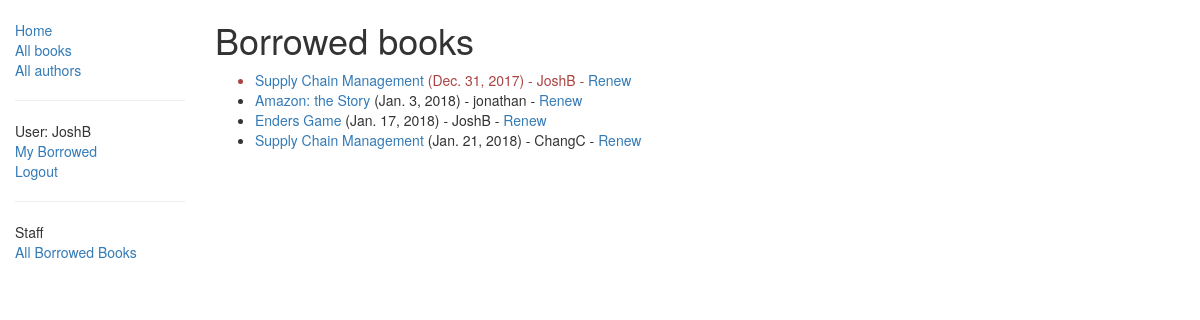
Page /catalog/borrowed/ (signed in) on the committed database.
### catalog/models.py (models this page shows, shortened)
class BookInstance(models.Model):
    id = models.UUIDField(primary_key=True, default=uuid.uuid4, help_text="Unique ID for this particular book")
    book = models.ForeignKey('Book', on_delete=models.SET_NULL, null=True)
    imprint = models.CharField(max_length=200)
    due_back = models.DateField(null=True, blank=True)
    borrower = models.ForeignKey(User, on_delete=models.SET_NULL, null=True, blank=True)
    @property
    def is_overdue(self):
        if self.due_back and date.today() > self.due_back:
            return True
        return False
    LOAN_STATUS = (
        ('m', 'Maintenance'),
        ('o', 'On Loan'),
        ('a', 'Available'),
        ('r', 'Reversed'),
    )
    status = models.CharField(max_length=1, choices=LOAN_STATUS, blank=True, default='m', help_text='Book Availability')
    class Meta:
        ordering = ["due_back"]
        permissions = (("can_mark_returned", "Set book as returned"),)

class Book(models.Model):
    title = models.CharField(max_length=200)
    author = models.ForeignKey('Author', on_delete=models.SET_NULL, null=True)
    summary = models.TextField(max_length=1000, help_text="Enter a brief description of the book")
    isbn = models.CharField('ISBN', max_length=13, help_text='13 Character <a href="https://isbn-international.org/content/what-isbn">ISBN number</a>')
    genre = models.ManyToManyField(Genre, help_text="Select a genre for this book")
    def display_genre(self):
        """
        Creates a string for the Genre
        """
        return ', '.join([ genre.name for genre in self.genre.all()[:3] ])
    display_genre.short_description = 'Genre'

### catalog/views.py (the view)
# urls.py: path(r'borrowed/', views.BorrowedBooksListView.as_view(), name='borrowed-books'),
class BorrowedBooksListView(PermissionRequiredMixin, generic.ListView):
    permission_required = 'catalog.can_mark_returned'
    model = BookInstance
    template_name = 'catalog/bookinstance_list_borrowed_all.html'
    paginate_by = 10
    def get_queryset(self):
        return BookInstance.objects.filter(status__exact='o').order_by('due_back')

### catalog/templates/catalog/bookinstance_list_borrowed_all.html
{% extends "base_generic.html" %}
{% block content %}
  <h1>Borrowed books</h1>
  {% if bookinstance_list %}
  <ul>
    {% for bookinst in bookinstance_list %}
    <li class="{% if bookinst.is_overdue %}text-danger{% endif %}">
      <a href="{% url 'book-detail' bookinst.book.pk %}">{{bookinst.book.title}}</a> ({{ bookinst.due_back}}) - {{bookinst.borrower}} {% if perms.catalog.can_mark_returned %}- <a href="{% url 'renew-book-librarian' bookinst.id %}">Renew</a>  {% endif %}
    </li>
    {% endfor %}
  </ul>
  {% else %}
    <p>There are no books borrowed.</p>
  {% endif %}
{% endblock %}

### catalog/templates/base_generic.html (shortened to what this page needs)
<!DOCTYPE html>
<html lang="en">
<head>
  <link rel="stylesheet" href="https://maxcdn.bootstrapcdn.com/bootstrap/3.3.7/css/bootstrap.min.css">
  {% load static %}
  <link rel="stylesheet" href="{% static '/css/styles.css' %}">
</head>
<body>
  <div class="container-fluid">
    <div class="row">
      <div class="col-sm-2">
      {% block sidebar %}
      <ul class="sidebar-nav">
          <li><a href="{% url 'index' %}">Home</a></li>
          <li><a href="{% url 'books' %}">All books</a></li>
          <li><a href="{% url 'authors' %}">All authors</a></li>
          <hr>
          {% if user.is_authenticated %}
            <li>User: {{ user.get_username }}</li>
            <li><a href="{% url 'my-borrowed' %}">My Borrowed</a></li>
            <li><a href="{% url 'logout'%}?next={{request.path}}">Logout</a></li>
          {% else %}
            <li><a href="{% url 'login'%}?next={{request.path}}">Login</a></li>
          {% endif %}
          {% if perms.catalog.can_mark_returned %}
            <hr>
            <li>Staff</li>
            <li><a href="{% url 'borrowed-books'%}">All Borrowed Books</a></li>
          {% endif %}
      </ul>
     {% endblock %}
      </div>
      <div class="col-sm-10 ">
      {% block content %}{% endblock %}
      </div>
    </div>
  </div>
</body>
</html>

### catalog/static/css/styles.css (style rules this page uses)
.sidebar-nav { margin-top: 20px; padding: 0; list-style: none; }

### rows in the picture
BookInstance: book "Supply Chain Management", due_back "Dec. 31, 2017", borrower "JoshB"
BookInstance: book "Amazon: the Story", due_back "Jan. 3, 2018", borrower "jonathan"
BookInstance: book "Enders Game", due_back "Jan. 17, 2018", borrower "JoshB"
BookInstance: book "Supply Chain Management", due_back "Jan. 21, 2018", borrower "ChangC"

### other values in the picture
{{ user.get_username }} "JoshB"
